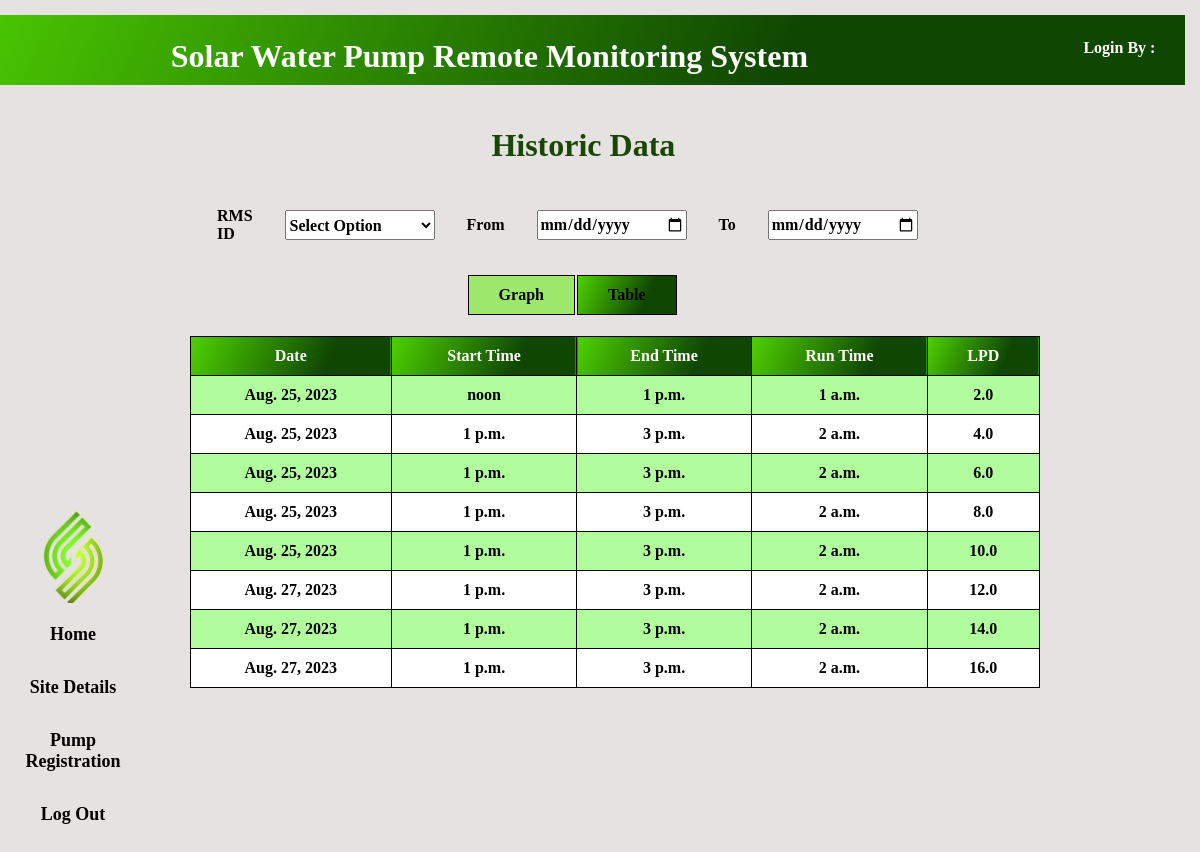
/history_table/123-RT-3/, run on the app's committed database.
### node/models.py (models this page shows)
class water_tank_records(models.Model): # this is for storing one all post request
    rms = models.CharField(max_length=300,blank=True,null=True)
    cumulative_lpd = models.FloatField(max_length=300,blank=True,null=True)
    current_lpm = models.FloatField(max_length=300,blank=True,null=True)
    voltage = models.FloatField(max_length=300,blank=True,null=True)
    current = models.FloatField(max_length=300,blank=True,null=True)
    power = models.FloatField(max_length=300,blank=True,null=True)
    wattage = models.FloatField(max_length=300,blank=True,null=True)
    present_lpm = models.FloatField(max_length=300,blank=True,null=True)
    start_time = models.TimeField(blank=True,null=True)
    stop_time = models.TimeField(blank=True,null=True)
    run_time_today = models.TimeField(blank=True,null=True)
    signal_strength = models.CharField(max_length=300,blank=True,null=True)
    time = models.TimeField(auto_now=True,blank=True,null=True)
    date = models.DateField(auto_now=True,blank=True,null=True)

### node/views.py (the view)
# urls.py: path("history_table/<str:rms>/",views.history_table,name='history_table'),
def history_table(request,rms):
    data =  water_tank_records.objects.filter(rms=rms).reverse()#.first()
    data2 =  water_tank.objects.all()#.values_list("rms",flat=True)
    return render(request,'tableHistoricData.html',{"data":data,"data2":data2})

### templates/tableHistoricData.html (shortened to what this page needs)
{% load static %}
<!DOCTYPE html>
<html lang="en">
<head>
  <link rel="stylesheet" href="{% static 'styles.css' %}">
</head>
<body>
    <div class="sidebar">
      <br>
      <img class="logo" src="{% static 'images/logo.jpg' %}" alt="Icon">
      <br>
      <a href="/">Home</a>
      <a href="/site_details">Site Details</a>
      <a href="/register_pump">Pump Registration</a>
      <a href="/logout">Log Out</a>
        </div>
            <div class="row" >
                <div class="nav">
                  <table class="navbartable">
                    <tr>
                      <th><h1>Solar Water Pump Remote Monitoring System</h1></th>
                      <th>Login By :  <br>{{request.user.username}}<br> {{request.user.last_login}} </th>
                  </tr>
                </table>
                </div>
            </div>
            <div class="row">
                <div class="testingLeftHalf">
                  </div>
                  <div class="historicRightHalf">
                    <table>
                      <h2 class="historicTitle">Historic Data</h2>
                        <tr>
                          <th></th>
                          <th></th>
                          <th>RMS ID</th>
                          <th><select class="RMSIDInput" placeholder="RMS ID" id="rms-selector">
                            <option aria-placeholder="" disabled selected>Select Option</option>
                          </select></th>
                          <th>From</th>
                          <th><input type="date" class="RMSIDInput" id="start_date"></th>
                          <th>To</th>
                          <th><input type="date" class="RMSIDInput" id="stop_date"></th>
                          <th></th>
                          <th></th>
                        </tr>
                        <tr>
                          <th></th>
                          <th></th>
                          <th></th>
                          <th></th>
                          <th colspan="3">
                        <div class="btn-group">
                          <a id="btn-search-graph"><button>Graph</button></a>
                          <a id="btn-search"><button class="table">Table</button></th></a>
                        </div>
                          <th></th>
                          <th></th>
                          <th></th>
                          <th></th>
                  <table class="tableData">
                    <tr>
                      <th>Date</th>
                      <th>Start Time</th>
                      <th>End Time</th>
                      <th>Run Time</th>
                      <th>LPD</th>
                    </tr>
                    {% for i in data %}
                    <tr>
                      <td>{{i.date}}</td>
                      <td>{{i.start_time}}</td>
                      <td>{{i.stop_time}}</td>
                      <td>{{i.run_time_today }}</td>
                      <td>{{i.cumulative_lpd }}</td>
                    </tr>
                    {% endfor %}
              </table>
                </div>
</body>
</html>

### static/styles.css (style rules this page uses)
body { background-size: cover; background-repeat: repeat; background-position: center; background-color: rgb(231, 226, 226); }
th, td { padding: 15px; color: #000000; }
.sidebar { margin-top: 80px; padding: 0; width: 130px; background-color: rgb(231, 226, 226); position:absolute; height: 100%; overflow: auto; font-size: large; font-weight: bold; font-family: Cambria, Cochin, Georgia, Times, 'Times New Roman', serif; border: #000000; align-content: center; align-items: center; align-self: center; text-align: center; }
.sidebar a { display: block; color: black; padding: 16px; text-decoration: none; }
h1 { color: #ffffff; text-align: center; font-family: Cambria, Cochin, Georgia, Times, 'Times New Roman', serif; size:10cm ; font-weight:bolder; }
button { font-size: medium; font-family: Cambria, Cochin, Georgia, Times, 'Times New Roman', serif; font-weight: bold; color: rgb(0, 0, 0); }
table { align-self: center; text-align: left; color: rgb(255, 255, 255); font-family: Cambria, Cochin, Georgia, Times, 'Times New Roman', serif; font-size: medium; font-weight: bold; border-color: #161616; }
* { box-sizing: border-box; }
.nav { float:right; grid-column: 1 / span 3; grid-row: 3; width: 1270px; height:70px; display: grid; font-family: Cambria, Cochin, Georgia, Times, 'Times New Roman', serif; text-align:justify; margin-bottom: 15px; margin-top: 7px; margin-left: 7px; margin-right:7px; background-size:auto; color: rgb(255, 255, 255); background-repeat: repeat; background: linear-gradient(114.3deg, rgb(78, 209, 2) 0.2%, rgb(15, 70, 1) 68.5%); background-color: #184b02; }
.navbartable th, td { padding: 0px; color: #ffffff; text-align: center; }
.testingLeftHalf { float:right; padding: 10px; width: 15%; background-color:rgb(231, 226, 226); height:100%; grid-column: 1 / span 3; grid-row: 3; display: grid; margin-right: 10px; font-family:Cambria, Cochin, Georgia, Times, 'Times New Roman', serif; }
.tableData { font-family: Arial, Helvetica, sans-serif; border-collapse: collapse; width: 100%; align-items: start; border: 1px solid #1e0db6; text-align: center; }
.btn-group button { background-color: #9ee76d; border: 1px solid rgb(0, 0, 0); color: rgb(0, 0, 0); padding: 10px 30px; cursor: pointer; float: left; margin-right: 1px; margin-left: 1px; size: 100px; }
.btn-group:after { content: ""; clear: both; display: table; }
.historicRightHalf { float:right; padding:0%; width: 72.5%; background-color: rgb(231, 226, 226); height:100%; grid-column: 1 / span 3; grid-row: 3; display: grid; margin-right: 10px; margin-left: 10px; background-size: cover; background-repeat: repeat; font-family:Cambria, Cochin, Georgia, Times, 'Times New Roman', serif; align-items: center; }
.table { background: linear-gradient(114.3deg, rgb(78, 209, 2) 0.2%, rgb(15, 70, 1) 68.5%); color: #ffffff; }
.tableData { font-family: Cambria, Cochin, Georgia, Times, 'Times New Roman', serif; border-collapse: collapse; width: 95%; align-items: start; border: 1px solid #1e0db6; text-align: center; font-family: Cambria, Cochin, Georgia, Times, 'Times New Roman', serif; color: black; margin-left:6%; margin-right:0%; padding: 0%; }
.tableData td, .tableFault th { border: 1px solid #000000; padding: 10px; font-family: Cambria, Cochin, Georgia, Times, 'Times New Roman', serif; color: black; }
.tableData tr:nth-child(even) { background-color: #b1fd9d; }
.tableData tr:nth-child(odd) { background-color: rgb(255, 255, 255); }
.tableData th { padding-top: 10px; padding-bottom: 10px; text-align: center; background: linear-gradient(114.3deg, rgb(78, 209, 2) 0.2%, rgb(15, 70, 1) 68.5%); color: rgb(255, 255, 255); border-color: rgb(0, 0, 0); align-items:flex-start; align-content: center; align-self:auto; border: 1px solid #000000; font-family: Cambria, Cochin, Georgia, Times, 'Times New Roman', serif; }
.RMSIDInput { width: 150px; height: 30px; font-family:Cambria, Cochin, Georgia, Times, 'Times New Roman', serif; font-weight: bolder; font-size: medium; }
.historicTitle { text-align: center; color: #174702; font-family:Cambria, Cochin, Georgia, Times, 'Times New Roman', serif; font-weight: bolder; font-size:xx-large; }

### data on the page
water_tank_records: date "Aug. 25, 2023", start_time "noon", stop_time "1 p.m.", run_time_today "1 a.m.", cumulative_lpd "2.0"
water_tank_records: date "Aug. 25, 2023", start_time "1 p.m.", stop_time "3 p.m.", run_time_today "2 a.m.", cumulative_lpd "4.0"
water_tank_records: date "Aug. 25, 2023", start_time "1 p.m.", stop_time "3 p.m.", run_time_today "2 a.m.", cumulative_lpd "6.0"
water_tank_records: date "Aug. 25, 2023", start_time "1 p.m.", stop_time "3 p.m.", run_time_today "2 a.m.", cumulative_lpd "8.0"
water_tank_records: date "Aug. 25, 2023", start_time "1 p.m.", stop_time "3 p.m.", run_time_today "2 a.m.", cumulative_lpd "10.0"
water_tank_records: date "Aug. 27, 2023", start_time "1 p.m.", stop_time "3 p.m.", run_time_today "2 a.m.", cumulative_lpd "12.0"
water_tank_records: date "Aug. 27, 2023", start_time "1 p.m.", stop_time "3 p.m.", run_time_today "2 a.m.", cumulative_lpd "14.0"
water_tank_records: date "Aug. 27, 2023", start_time "1 p.m.", stop_time "3 p.m.", run_time_today "2 a.m.", cumulative_lpd "16.0"
